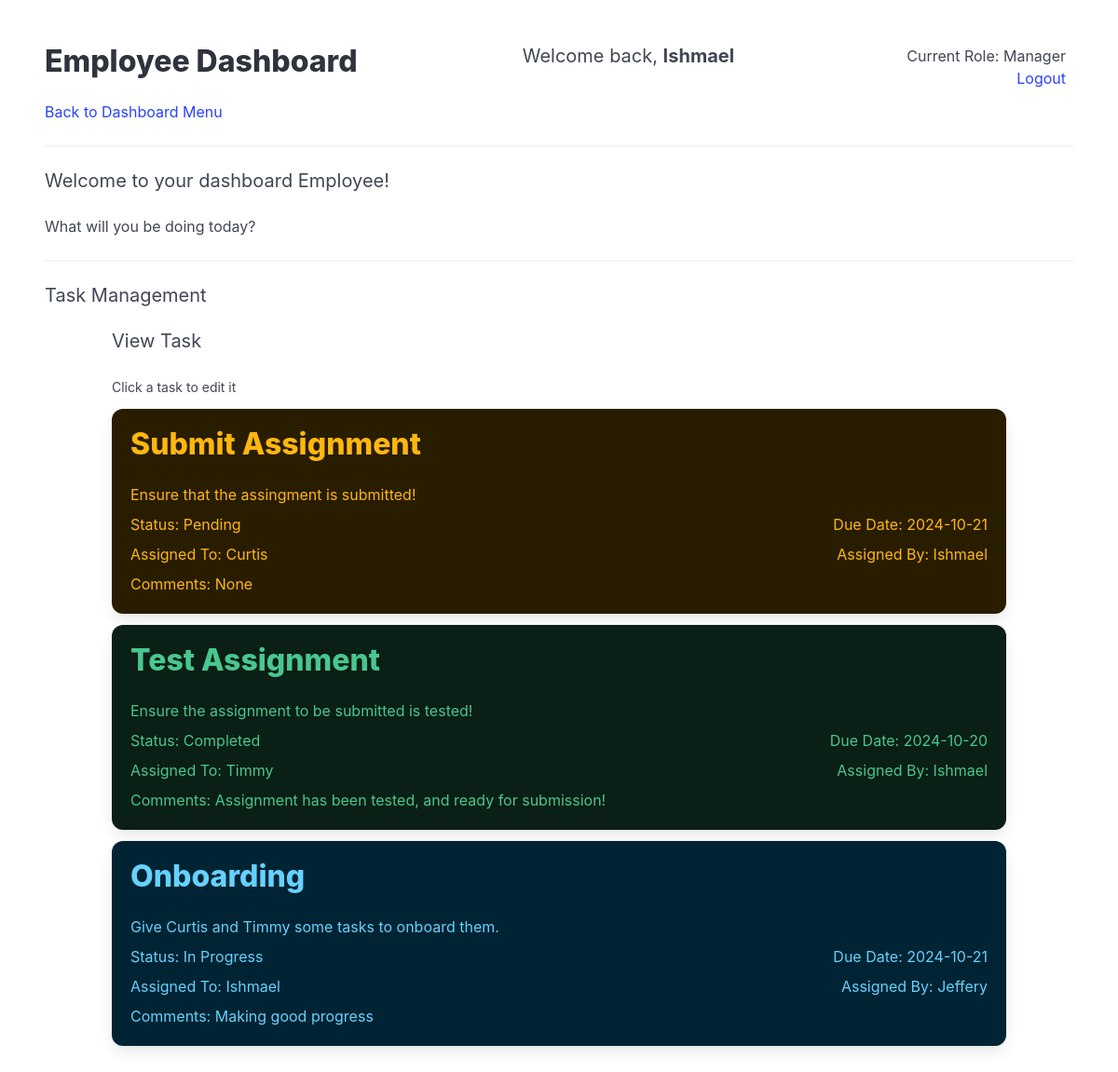
The app's page /dashboard/employee (signed in) with its own data.
### tables this page shows
CREATE TABLE `Tasks` (
  `task_id` int NOT NULL AUTO_INCREMENT,
  `title` varchar(30) DEFAULT NULL,
  `description` varchar(600) DEFAULT NULL,
  `status` enum('Pending','In Progress','Completed') NOT NULL,
  `assigned_to` int DEFAULT NULL,
  `created_by` int DEFAULT NULL,
  `due_date` date DEFAULT NULL,
  `comments` varchar(600) DEFAULT NULL,
  PRIMARY KEY (`task_id`),
  KEY `assigned_to` (`assigned_to`),
  KEY `created_by` (`created_by`),
  CONSTRAINT `Tasks_ibfk_1` FOREIGN KEY (`assigned_to`) REFERENCES `Users` (`user_id`),
  CONSTRAINT `Tasks_ibfk_2` FOREIGN KEY (`created_by`) REFERENCES `Users` (`user_id`)
);

CREATE TABLE `Users` (
  `user_id` int NOT NULL AUTO_INCREMENT,
  `username` varchar(50) DEFAULT NULL,
  `email` varchar(50) DEFAULT NULL,
  `password` varchar(100) DEFAULT NULL,
  `auth_level` int DEFAULT NULL,
  PRIMARY KEY (`user_id`)
);

### App/Controllers/DashboardEmployeeController.php (called while the page is built, shortened)
<?php
class DashboardEmployeeController implements ViewController {
    public function index() {
        Layout::render("dashboards/employee_dashboard", ['header' => 'App/Views/partials/dashboardHeader.php', 'title' => "Employee Dashboard"]);
    }
}

### Framework/Controllers/SessionManager.php (called while the page is built, shortened)
<?php
final class SessionManager {
    public static function get($key) {
        return $_SESSION[$key] ?? null;
    }
}

### App/Models/TaskRepository.php (called while the page is built, shortened)
<?php
class TaskRepository extends Repository {
    public static string $table = 'Tasks';
    public static function getTasksByOwnerId(int $owner_id) {
        $conn = DatabaseSingleton::getInstance();
        $sql = "SELECT * FROM " . self::$table . " WHERE created_by = $owner_id OR assigned_to = $owner_id ORDER BY task_id DESC";
        $query = $conn->query($sql);
        $raw_tasks = $query->fetch_all(MYSQLI_ASSOC);
        $tasks = [];
        foreach ($raw_tasks as $raw_task) {
            $tasks[] = Task::fromArray($raw_task);
        }
        return $tasks;
    }
}

### Framework/autoloader.php (called while the page is built, shortened)
<?php
class Psr4AutoloaderClass
{
    protected $prefixes = array();
    public function addNamespace($prefix, $base_dir, $prepend = false)
    {
        $prefix = trim($prefix, '\\') . '\\';
        $base_dir = rtrim($base_dir, DIRECTORY_SEPARATOR) . '/';
        if (isset($this->prefixes[$prefix]) === false) {
            $this->prefixes[$prefix] = array();
        }
        if ($prepend) {
            array_unshift($this->prefixes[$prefix], $base_dir);
        } else {
            array_push($this->prefixes[$prefix], $base_dir);
        }
    }
    public function loadClass($class)
    {
        $prefix = $class;
        while (false !== $pos = strrpos($prefix, '\\')) {
            $prefix = substr($class, 0, $pos + 1);
            $relative_class = substr($class, $pos + 1);
            $mapped_file = $this->loadMappedFile($prefix, $relative_class);
            if ($mapped_file) {
                return $mapped_file;
            }
            $prefix = rtrim($prefix, '\\');
        }
        return false;
    }
    protected function loadMappedFile($prefix, $relative_class)
    {
        if (isset($this->prefixes[$prefix]) === false) {
            return false;
        }
        foreach ($this->prefixes[$prefix] as $base_dir) {
            $file = $base_dir
                . str_replace('\\', '/', $relative_class)
                . '.php';
            if ($this->requireFile($file)) {
                return $file;
            }
        }
        return false;
    }
    protected function requireFile($file)
    {
        if (file_exists($file)) {
            return true;
        }
        return false;
    }
}

### App/Models/Task.php (called while the page is built, shortened)
<?php
class Task extends Model {
    public function __construct($task_id, $title, $description, $status, $assigned_to, $created_by, $due_date, $comments) {
        $this->title = $title;
        $this->description = $description;
        $this->status = match($status) {
            Status::PENDING->value => Status::PENDING,
            Status::PROGRESS->value => Status::PROGRESS,
            Status::COMPLETED->value => Status::COMPLETED,
            default => Status::PENDING
        };
        $this->due_date = $due_date;
        $this->comments = $comments;
    }
    public static function fromArray(array $data) {
        return new Task(
            $data['task_id'],
            $data['title'],
            $data['description'],
            $data['status'],
            $data['assigned_to'],
            $data['created_by'],
            $data['due_date'],
            $data['comments']
        );
    }
}

### App/Models/UserRepository.php (called while the page is built, shortened)
<?php
class UserRepository extends Repository {
    public static string $table = 'Users';
    public static function findById($key) {
        $conn = DatabaseSingleton::getInstance();
        $sql = "SELECT * FROM " . self::$table . " WHERE user_id = ?";
        $stmt = $conn->prepare($sql);
        $stmt->bind_param('i', $key);
        $stmt->execute();
        $result = $stmt->get_result();
        $data = $result->fetch_assoc();
        if ($data) {
            return User::fromArray($data);
        }
        return null;
    }
    public static function find($key) {
        return self::findById($key);
    }
}

### App/Models/User.php (called while the page is built, shortened)
<?php
class User extends Model {
    public function __construct(int $id, string $username, string $email, string $password, Roles $auth_level=Roles::GUEST) {
        $this->username = $username;
    }
    public static function fromArray(array $data) {
        $id = $data['user_id'];
        $username = $data['username'];
        $email = $data['email'];
        $password = $data['password'];
        $auth_level = match ((int) $data['auth_level']) {
            Roles::EMPLOYEE->value => Roles::EMPLOYEE,
            Roles::MANAGER->value => Roles::MANAGER,
            Roles::ADMIN->value => Roles::ADMIN,
            default => Roles::GUEST
        };
        return new User($id, $username, $email, $password, $auth_level);
    }
}

### App/Views/partials/tasks/display.php (the view, shortened to what this page needs)
<?php
echo "<small> Click a task to edit it </small>";
foreach ($tasks as $task) {
    $background_color = match($task->status) {
        Status::PENDING => 'has-background-warning-dark',
        Status::PROGRESS => 'has-background-info-dark',
        Status::COMPLETED => 'has-background-success-dark',
        default => 'has-background-danger-dark'
    };
    $text_color = match($task->status) {
        Status::PENDING => 'has-text-warning',
        Status::PROGRESS => 'has-text-info',
        Status::COMPLETED => 'has-text-success',
        default => 'has-text-danger'
    };
    echo "<a href='/task/edit?id=$task->id'>
    <div class='box is-fullwidth my-3 $background_color $text_color'>
        <h3 class='title $text_color' > $task->title</h3>
        <p> $task->description</p>
        <div class='is-flex is-flex-wrap-wrap is-justify-content-space-between my-2'>
            <p> Status: " . $task->status->value . " </p>
            <p> Due Date: $task->due_date</p>
        </div>
        <div class='is-flex is-flex-wrap-wrap is-justify-content-space-between my-2'>
            <p> Assigned To: " . UserRepository::find($task->assigned_to)->username . " </p>
            <p> Assigned By: " . UserRepository::find($task->created_by)->username . "</p>
        </div>
        <div class='content'>
            <p> Comments: " . (empty($task->comments) ? 'None' : $task->comments) . "</p>
        </div>
    </div>
    </a>";
}

### records on screen
tasks: title "Submit Assignment", description "Ensure that the assingment is submitted!", value "Pending", due_date "2024-10-21", assigned_to.password "Curtis", created_by.password "Ishmael", shows "None"
tasks: title "Test Assignment", description "Ensure the assignment to be submitted is tested!", value "Completed", due_date "2024-10-20", assigned_to.password "Timmy", created_by.password "Ishmael", comments "Assignment has been tested, and ready for submission!"
tasks: title "Onboarding", description "Give Curtis and Timmy some tasks to onboard them.", value "In Progress", due_date "2024-10-21", assigned_to.password "Ishmael", created_by.password "Jeffery", comments "Making good progress"

### other values on screen
$title "Employee Dashboard"
$username "Ishmael"
$auth_map[$auth_level ?? Roles::GUEST->value] "Manager"
